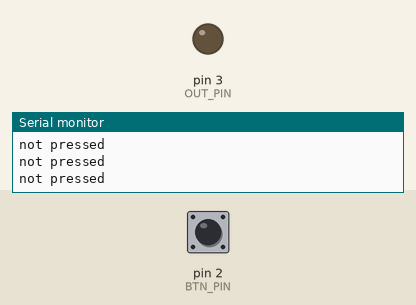
A sketch run on a simulated Arduino Uno, built with avr-gcc and run on an emulated ATmega328P. On the bench: output pins drawn as LEDs (lit = HIGH), the last lines printed to the serial monitor. Inputs (shaded band) come from the test bench; at power-on: pin 2 (BTN_PIN) HIGH.

Above: at 1.2 s.
1.3 s: pin 2 (BTN_PIN) pulled LOW for 0.15 s
At 1.39 s:
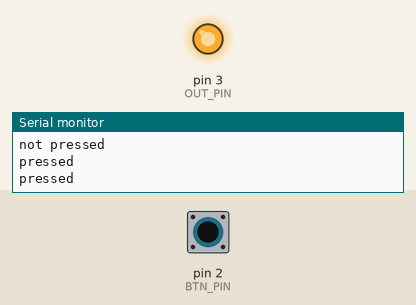
2.9 s: pin 2 (BTN_PIN) pulled LOW for 1 s
At 5.4 s:
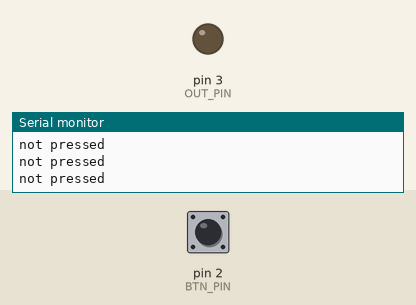
Timing chart, 0 to 6.9 s (numbered marks = the images above; inputs shaded):
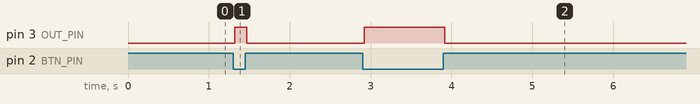

Measured:
- after the input at 1.3 s, pin 3 (OUT_PIN): LOW → HIGH at once, → LOW 0.14 s later
- after the input at 2.9 s, pin 3 (OUT_PIN): LOW → HIGH at once, → LOW 1.0 s later

The sketch:

Serial_btnPress_and_dig_out.ino
```cpp
#include <SoftwareSerial.h>
#include <Button.h>

#define BTN_PIN 2
#define OUT_PIN 3

Button btn (BTN_PIN, true, true, 25);

void setup() {
  // put your setup code here, to run once:
  Serial.begin(9600);

  pinMode(OUT_PIN, OUTPUT);
}

void loop() {
  // put your main code here, to run repeatedly:
  btn.read();

  if (btn.isPressed()) {
    Serial.println("pressed");
    digitalWrite(OUT_PIN, HIGH);
  } else {
    Serial.println("not pressed");
    digitalWrite(OUT_PIN, LOW);
  }
}
```
